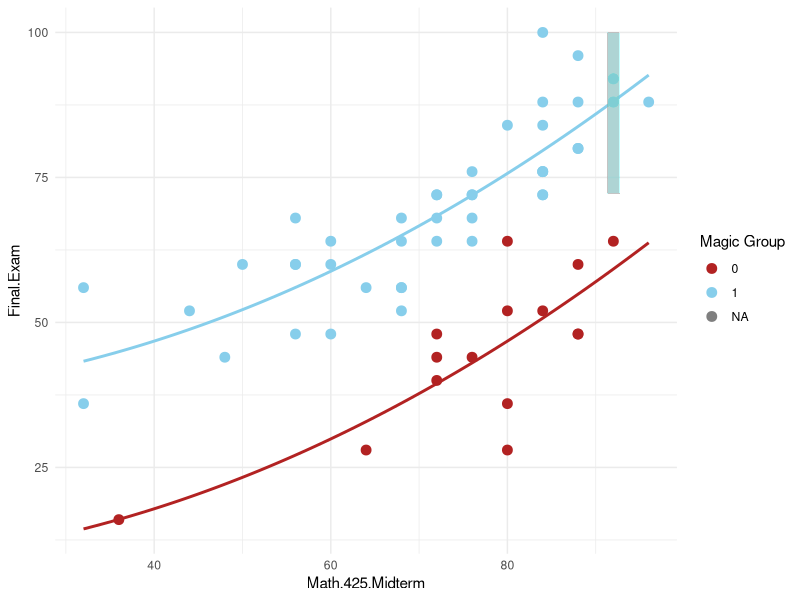
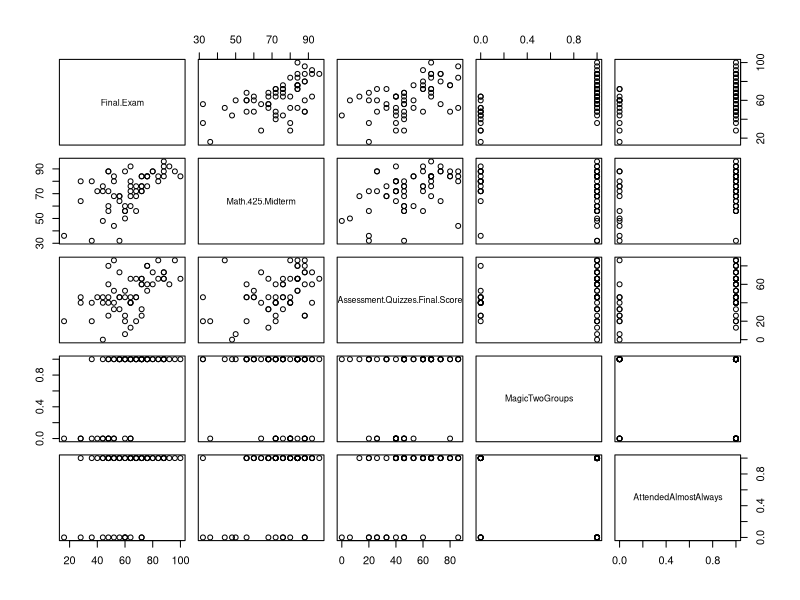
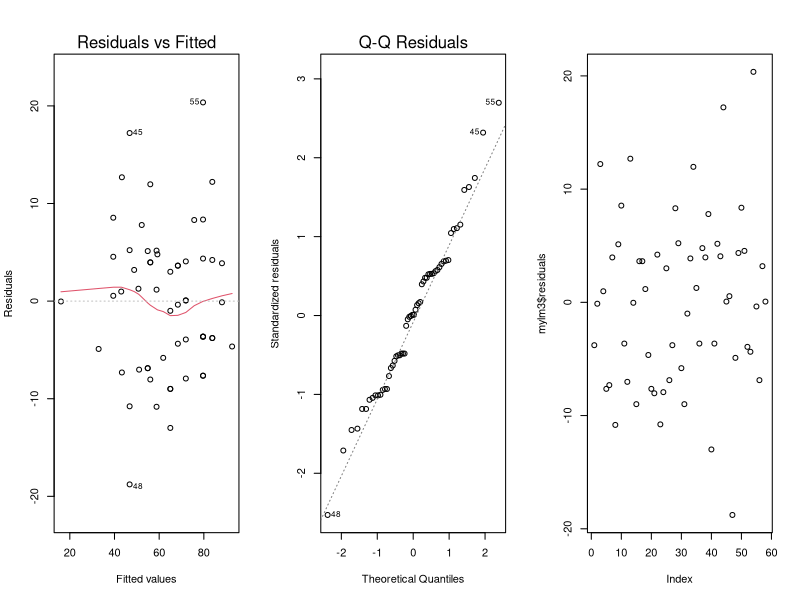

R code for these plots, in order:
## ---- chunk 1
knitr::opts_chunk$set(echo = TRUE)
## ---- chunk 2
library(tidyverse)

dat1 <- read_csv("./Math425PastGrades.csv") %>% 
  select(-c(Section)) %>% 
  mutate(Gender = case_when(
    Gender == "F" ~ 0,
    Gender == "M" ~ 1
  ),
  AttendedAlmostAlways = case_when(
    AttendedAlmostAlways == "Y" ~ 1,
    AttendedAlmostAlways == "N" ~ 0
  ),
  SpentTimeInOfficeHours = case_when(
    SpentTimeInOfficeHours == "N" ~ 0,
    SpentTimeInOfficeHours == "Y" ~ 1
  ),
  MagicTwoGroups = case_when(
    MagicTwoGroups == 1 ~ 0,
    MagicTwoGroups == 2 ~ 1
  )) %>% 
    mutate_all(funs(as.integer(str_replace(., "EX", "0")))) %>%  
    select(-c(ClassActivitiesCompletedPerfectly, SkillsQuizzesCompletedPerfectly))
## ---- chunk 3
#pairs(dat1)
## ---- chunk 4
mylm1 <- lm(Final.Exam~Assessment.Quizzes.Final.Score, data = dat1)

#plot(mylm1$residuals~ ., data = na.omit(dat1))

mylm2 <- lm(Final.Exam~Assessment.Quizzes.Final.Score + MagicTwoGroups + Assessment.Quizzes.Final.Score:MagicTwoGroups, data = dat1)

# dat1 %>% 
#   ggplot(aes(Assessment.Quizzes.Final.Score, Final.Exam, color = as.factor(MagicTwoGroups)))+
#   geom_point()

#(mylm2$residuals~ ., data = na.omit(dat1))
## ---- chunk 5
mylm3 <- lm(Final.Exam~ I(Math.425.Midterm^2) + MagicTwoGroups, data = dat1)

b <- coef(mylm3)

p <- dat1 %>% 
  ggplot(aes(Math.425.Midterm, Final.Exam, color = as.factor(MagicTwoGroups)))+
  geom_point(size = 3)+
  scale_color_manual(values = c("firebrick", "skyblue"))+
  stat_function(fun = function(x) b[1] + b[2] * x^2, size = 1, color = "firebrick")+
  stat_function(fun = function(x) (b[1] + b[3]) + b[2] * x^2, size = 1, color = "skyblue")+
  theme_minimal()+
  guides(color = guide_legend("Magic Group"))
## ---- chunk 6
pred <- predict(mylm3, data.frame(Math.425.Midterm = 92, MagicTwoGroups = 1), interval = "prediction")

p+
  geom_segment(aes(x = 92, xend = 92, y = pred[2], yend = 100), size = 4, color = "skyblue", alpha = 0.01)
## ---- chunk 7
pairs(dat1 %>% 
  select(Final.Exam, Math.425.Midterm, Assessment.Quizzes.Final.Score, MagicTwoGroups, AttendedAlmostAlways))
## ---- chunk 8
mylm <- lm(Final.Exam ~ Math.425.Midterm, data = dat1)
summary(mylm)
## ---- chunk 9
summary(mylm1)
## ---- chunk 10
par(mfrow=c(1,3))
plot(mylm3, which=1:2)
plot(mylm3$residuals)
